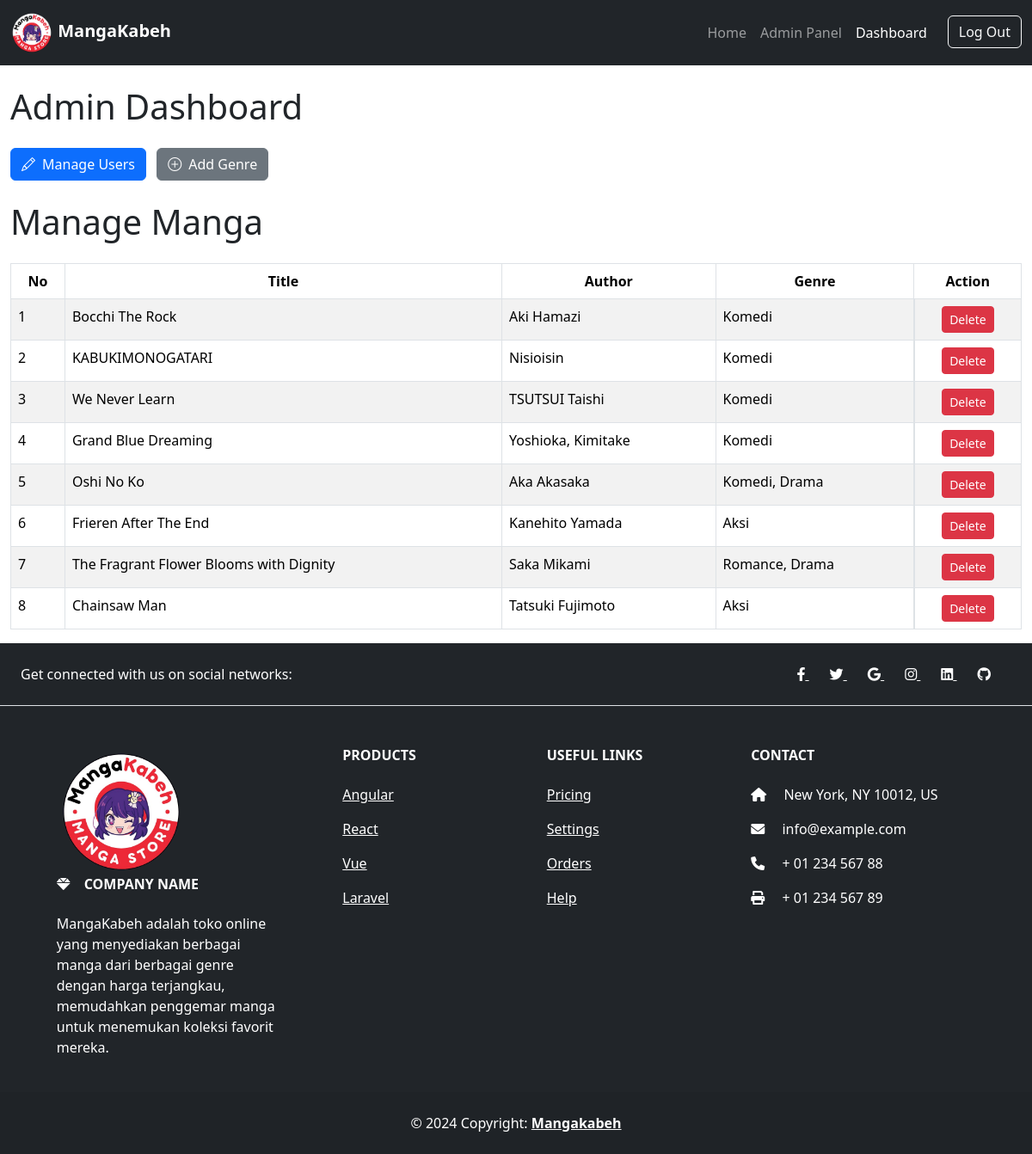
Page /admins/dashboard/ (signed in) on the committed database.
### MangaKabeh/models/manga.py (models this page shows, shortened)
class Manga(models.Model):
    title = models.CharField(max_length=255)
    author = models.CharField(max_length=255)
    description = models.TextField()
    seller = models.ForeignKey(User, on_delete=models.CASCADE)
    image = models.ImageField(upload_to=manga_image_upload_path)
    genre = models.ManyToManyField("Genre")
    class Meta :
        unique_together = ('title', 'seller')

class Genre(models.Model):
    name = models.CharField(max_length=100, unique=True)
    def __str__(self):
        return self.name

### MangaKabeh/views.py (the view)
# urls.py: path('admins/dashboard/', views.dashboard_admin, name='dashboard_admin'),
@user_passes_test(is_superuser)
def dashboard_admin(request):
    mangas = Manga.objects.all()
    return render(request, 'admin/admin_dashboard.html', {'mangas': mangas})

### MangaKabeh/context_processors.py (called while the page is built)
def navbar(request):
    user = request.user
    navbar_user_group = None
    if user.is_authenticated:
        if user.is_superuser:
            navbar_user_group = 'Admin'
        elif user.groups.filter(name = 'Customer').exists():
            navbar_user_group = 'Customer'
        elif user.groups.filter(name = 'Seller').exists():
            navbar_user_group = 'Seller'
    return{
        'navbar_user_group' : navbar_user_group,
        'authenticated' : user.is_authenticated,
    }

### MangaKabeh/views.py (called while the page is built)
def is_superuser(user):
    return user.is_superuser

### MangaKabeh/templates/admin/admin_dashboard.html (shortened to what this page needs)
{% extends 'base.html' %}
{% block content %}
<div class="container-fluid">
    <h1 class="mt-4">Admin Dashboard</h1>
    <div class="my-4">
        <a href="{% url 'manage_accounts' %}" class="btn btn-primary d-inline-flex align-items-center">
            <i class="bi bi-pencil me-2"></i>
            Manage Users
        </a>
        <button type="button" class="btn btn-secondary d-inline-flex align-items-center ms-2" data-bs-toggle="modal" data-bs-target="#addGenreModal">
            <i class="bi bi-plus-circle me-2"></i>
            Add Genre
        </button>
    </div>
    <h1 class="mb-4">Manage Manga</h1>
    <div style="overflow-x: auto;">
        <table class="table table-striped table-bordered" style="width: 100%;">
            <thead>
                <tr>
                    <th class="text-center">No</th>
                    <th class="text-center">Title</th>
                    <th class="text-center">Author</th>
                    <th class="text-center">Genre</th>
                    <th class="text-center">Action</th>
                </tr>
            </thead>
            <tbody>
                {% for manga in mangas %}
                    <tr>
                        <td>{{ forloop.counter }}</td>
                        <td>{{ manga.title }}</td>
                        <td>{{ manga.author }}</td>
                        <td>{{ manga.genre.all|join:", " }}</td>
                        <td class="d-flex justify-content-center">
                            <a href="{% url 'delete_manga' manga.id %}" class="btn btn-danger btn-sm" onclick="return confirm('Are you sure you want to delete this manga?')">Delete</a>
                        </td>
                    </tr>
                {% endfor %}
            </tbody>
        </table>
    </div>
</div>
{% endblock %}

### rows in the picture
Manga: title "Bocchi The Rock", author "Aki Hamazi", genre.all "Komedi"
Manga: title "KABUKIMONOGATARI", author "Nisioisin", genre.all "Komedi"
Manga: title "We Never Learn", author "TSUTSUI Taishi", genre.all "Komedi"
Manga: title "Grand Blue Dreaming", author "Yoshioka, Kimitake", genre.all "Komedi"
Manga: title "Oshi No Ko", author "Aka Akasaka", genre.all "Komedi, Drama"
Manga: title "Frieren After The End", author "Kanehito Yamada", genre.all "Aksi"
Manga: title "The Fragrant Flower Blooms with Dignity", author "Saka Mikami", genre.all "Romance, Drama"
Manga: title "Chainsaw Man", author "Tatsuki Fujimoto", genre.all "Aksi"
